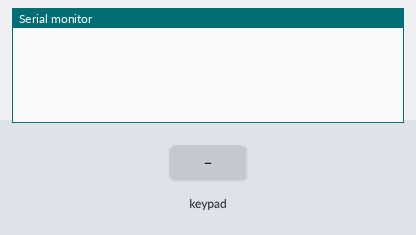
The sketch below on a simulated Arduino Uno, built with avr-gcc and run on an emulated ATmega328P. Parts: the last lines printed to the serial monitor. Wiring (inferred from the names in the program): 4×4 keypad with keys 1 2 3 A 4 5 6 B 7 8 9 C * 0 # D: rows pin 7, pin 6, pin 5, pin 4; columns pin 11, pin 10, pin 9, pin 8. The test bench sets the inputs (shaded band).

Above: at 1.2 s.
1.3 s: key '1' pressed
At 2.5 s:
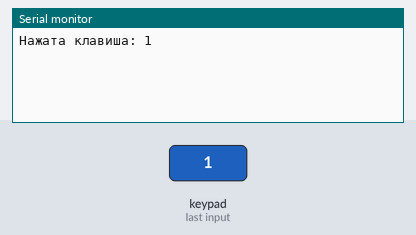
2.8 s: keypad keys 7 6 5 4 # pressed 0.4 s apart
At 5.2 s:
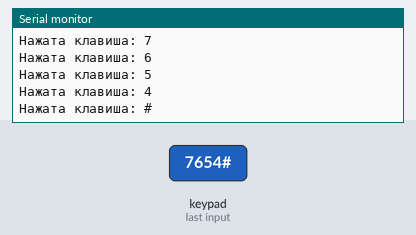
6.3 s: key 'A' pressed
At 7.5 s:
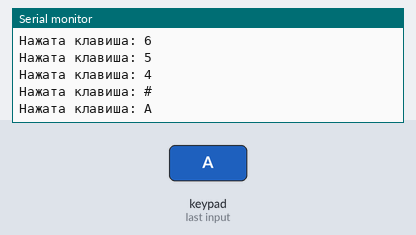
7.8 s: keypad keys 7 6 5 4 * pressed 0.4 s apart
At 10.2 s:
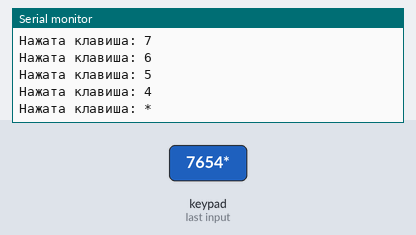
11.3 s: key 'B' pressed
At 12.5 s:
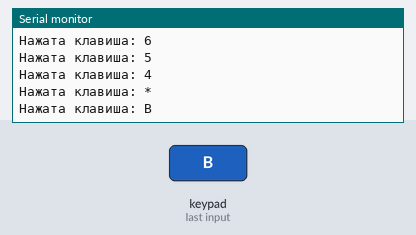
12.8 s: keypad keys 7 6 5 4 D pressed 0.4 s apart
At 15.2 s:
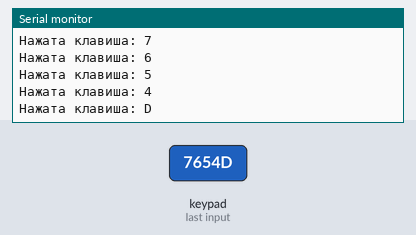
Timing chart, 0 to 16.7 s (numbered marks = the images above; inputs shaded):
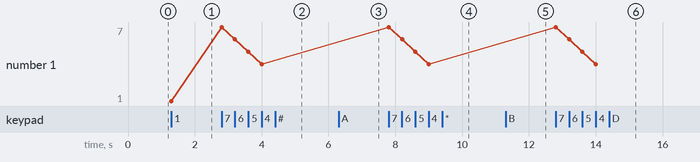

Measured:
- after the input at 1.3 s, the serial monitor: prints a new line at once (image 1)
- after the input at 2.8 s, the serial monitor: prints a new line at once (image 2)
- after the input at 6.3 s, the serial monitor: prints a new line at once (image 3)
- after the input at 7.8 s, the serial monitor: prints a new line at once (image 4)
- after the input at 11.3 s, the serial monitor: prints a new line at once (image 5)
- after the input at 12.8 s, the serial monitor: prints a new line at once (image 6)
- plotted number 1: 1 → 4 after the input at 2.8 s

The sketch:

task3.ino
```cpp
const byte rowPins[4] = {7, 6, 5, 4};
const byte colPins[4] = {11, 10, 9, 8};

const char keys[4][4] = {
    {'1', '2', '3', 'A'},
    {'4', '5', '6', 'B'},
    {'7', '8', '9', 'C'},
    {'*', '0', '#', 'D'}
};

volatile byte currentRow = 3;
volatile char pressedKey = 0;
volatile bool keyReady = false;
volatile bool keyLatched = false;
volatile bool anyKeyInScan = false;

void setup() {
    Serial.begin(9600);

    for (byte i = 0; i < 4; i++) {
        pinMode(rowPins[i], OUTPUT);
        digitalWrite(rowPins[i], HIGH);
        pinMode(colPins[i], INPUT_PULLUP);
    }

    noInterrupts();

    TCCR0A = 0;
    TCCR0B = 0;
    TCNT0  = 0;
    TCCR0A |= (1 << WGM01);                // CTC
    OCR0A   = 249;                         // 1 мс при N = 64
    TIMSK0 |= (1 << OCIE0A);               // прерывание по совпадению A
    TCCR0B |= (1 << CS01) | (1 << CS00);   // предделитель 64

    interrupts();
}

ISR(TIMER0_COMPA_vect) {
    digitalWrite(rowPins[currentRow], HIGH);       // гасим прошлую строку
    currentRow = (currentRow + 1) & 0x03;
    digitalWrite(rowPins[currentRow], LOW);        // активируем текущую

    for (byte col = 0; col < 4; col++) {
        if (digitalRead(colPins[col]) == LOW) {
            anyKeyInScan = true;
            if (!keyLatched) {
                pressedKey = keys[currentRow][col];
                keyReady = true;
                keyLatched = true;
            }
        }
    }

    if (currentRow == 3) {                         // конец полного прохода
        if (!anyKeyInScan) keyLatched = false;
        anyKeyInScan = false;
    }
}

void loop() {
    if (keyReady) {
        char key;
        noInterrupts();
        key = pressedKey;
        keyReady = false;
        interrupts();

        Serial.print("Нажата клавиша: ");
        Serial.println(key);
    }
}
```
